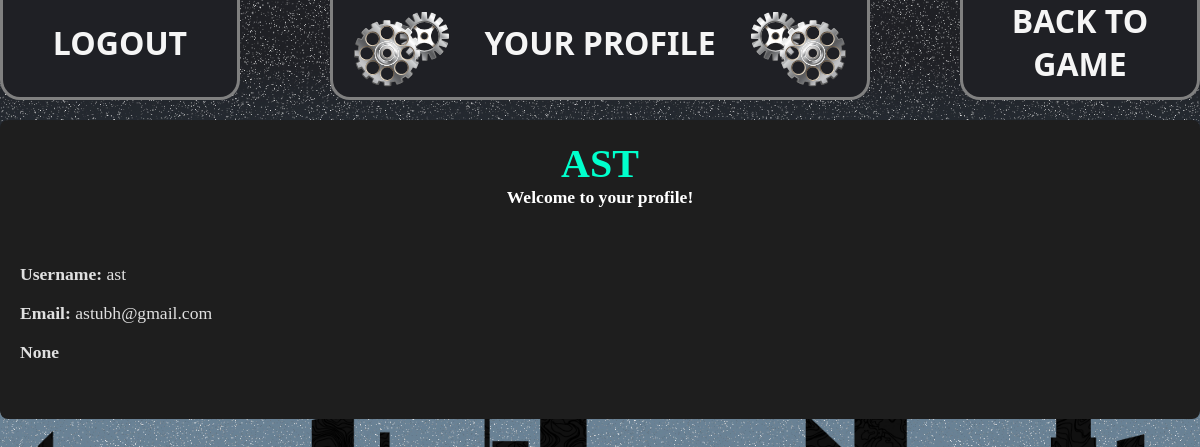
Page /Profile/ (signed in) on the committed database.
### dev/models.py (models this page shows, shortened)
class User(AbstractUser):
    ROLE_CHOICES = (
        ('participant', 'Participant'),
        ('admin', 'Admin'),
    )
    role = models.CharField(max_length=11, choices=ROLE_CHOICES, default='participant')  # Corrected max_length to fit the longest choice
    groups = models.ManyToManyField(
        Group,
        related_name='custom_user_set',
        blank=True,
    )
    user_permissions = models.ManyToManyField(
        Permission,
        related_name='custom_user_permissions_set',
        blank=True,
    )

### dev/views.py (the view)
# urls.py: path('Profile/', views.Profile, name='Profile'),
def Profile(request):
    if not request.user.is_authenticated:
        return redirect('Login')
    try:
        leaderboard_entry = LeaderboardEntry.objects.get(user=request.user)
    except LeaderboardEntry.DoesNotExist:
        leaderboard_entry = None
    return render(request, 'html/Profile.html', {'leaderboard_entry': leaderboard_entry})

### dev/templates/html/profile.html (shortened to what this page needs)
{% load static %}
<!DOCTYPE html>
<html lang="en">
<head>
    <link rel="stylesheet" href="{% static 'css/style.css' %}">
</head>
<body>
    <div class="fixed-elements">
        <header class="header">
            <img src="{% static 'images/Group 240.svg' %}" alt="Left Element" class="left-svg">
            <h1 class="header-heading">YOUR PROFILE</h1>
            <img src="{% static 'images/Group 239.svg' %}" alt="Right Element" class="right-svg">
        </header>
        <header class="Leaderboard">
            <h1 class="Leaderboard-heading"><a href="{% url 'Logout' %}" style="color: inherit; text-decoration: none;">LOGOUT</a></h1>
        </header>
        <header class="Register">
            <h1 class="Leaderboard-heading"><a href="{% url 'home' %}" style="color: inherit; text-decoration: none;">BACK TO GAME</a></h1>
        </header>
    </div>
    <main class="scrollable-content">
        <section class="main-content">
            {% if user.is_authenticated %}
<div class="profile-info">
    <div class="profile-header">
        <h1>{{ user.username|upper }}</h1>
        <b><p style="color: white">Welcome to your profile!</p></b>
    </div>
    <br>
    <br>
    <p><strong>Username:</strong> {{ user.username }}</p>
    <br>
    <p><strong>Email:</strong> {{ user.email }}</p>
    <br>
    <p><strong> {{ leaderboard_entry }}</strong></p>
    <br>
    <br>
</div>
{% else %}
<div class="no-account-message">
    <p>You don't have an account. Please <a href="{% url 'Login' %}">log in</a> or <a href="{% url 'Register' %}">sign up</a>.</p>
</div>
{% endif %}
        </section>
</body>
</html>

### dev/static/css/style.css (style rules this page uses)
* { margin: 0; padding: 0; box-sizing: border-box; }
body { min-height: 100vh; width: 100vw; overflow-x: hidden; position: relative; background: url('/static/images/CRACKHUNT.jpg') no-repeat center center fixed; background-size: cover; z-index: 0; }
.fixed-elements { position: fixed; top: 0; left: 0; width: 100%; height: 100vh; pointer-events: none; z-index: 2; }
.header { position: fixed; top: 0; left: 50%; transform: translateX(-50%); width: 45%; height: 100px; z-index: 1000; background-color: #1F2025; border-radius: 0 0 20px 20px; border: 3px solid gray; border-top: 0px; pointer-events: auto; }
.Leaderboard { position: fixed; top: 0; width: 20%; height: 100px; z-index: 1000; background-color: #1F2025; border-radius: 0 0 20px 20px; border: 3px solid gray; border-top: 0px; pointer-events: auto; }
.Register { position: fixed; top: 0; right: 0; width: 20%; height: 100px; z-index: 1000; background-color: #1F2025; border-radius: 0 0 20px 20px; border: 3px solid gray; border-top: 0px; pointer-events: auto; }
.Leaderboard-heading { text-align: center; margin: 0; position: relative; top: 43%; transform: translateY(-50%); color: whitesmoke; font-family: system-ui, -apple-system, BlinkMacSystemFont, 'Segoe UI', Roboto, Oxygen, Ubuntu, Cantarell, 'Open Sans', 'Helvetica Neue', sans-serif; font-size: 2rem; }
.left-svg { position: absolute; left: 0; top: 50%; transform: translateY(-50%); margin-left: 4%; }
.right-svg { position: absolute; right: 0; top: 50%; transform: translateY(-50%); margin-right: 4%; }
.header-heading { text-align: center; margin: 0; position: relative; top: 43%; transform: translateY(-50%); color: whitesmoke; font-family: system-ui, -apple-system, BlinkMacSystemFont, 'Segoe UI', Roboto, Oxygen, Ubuntu, Cantarell, 'Open Sans', 'Helvetica Neue', sans-serif; font-size: 2rem; }
.scrollable-content { position: relative; z-index: 1; pointer-events: auto; }
.main-content { min-height: 100vh; position: relative; padding-top: 120px; }
html { scroll-behavior: smooth; }

### dev/templates/html/profile.html (style rules this page uses)
.profile-header { text-align: center; margin-bottom: 20px; }
.profile-header h1 { font-size: 2.5em; color: #00ffcc; }
.profile-header p { font-size: 1.2em; color: #bbb; }
.profile-info { background-color: #1e1e1e; padding: 20px; border-radius: 8px; margin-bottom: 20px; color: #e0e0e0; }
.profile-info p { font-size: 1.1em; color: #e0e0e0; }

### rows in the picture
User: username "AST", username "ast", email "astubh@gmail.com"

### other values in the picture
{{ leaderboard_entry }} "None"
